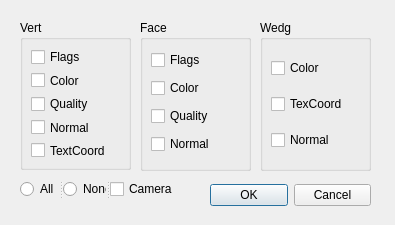
<ui version="4.0" >
 <author></author>
 <comment></comment>
 <exportmacro></exportmacro>
 <class>ChangeMaskDialog</class>
 <widget class="QDialog" name="ChangeMaskDialog" >
  <property name="geometry" >
   <rect>
    <x>0</x>
    <y>0</y>
    <width>395</width>
    <height>225</height>
   </rect>
  </property>
  <property name="windowTitle" >
   <string>Import options</string>
  </property>
  <widget class="QWidget" name="layoutWidget" >
   <property name="geometry" >
    <rect>
     <x>210</x>
     <y>180</y>
     <width>161</width>
     <height>31</height>
    </rect>
   </property>
   <layout class="QHBoxLayout" >
    <property name="margin" >
     <number>0</number>
    </property>
    <property name="spacing" >
     <number>6</number>
    </property>
    <item>
     <widget class="QPushButton" name="okButton" >
      <property name="text" >
       <string>OK</string>
      </property>
     </widget>
    </item>
    <item>
     <widget class="QPushButton" name="cancelButton" >
      <property name="text" >
       <string>Cancel</string>
      </property>
     </widget>
    </item>
   </layout>
  </widget>
  <widget class="QWidget" name="layoutWidget_3" >
   <property name="geometry" >
    <rect>
     <x>20</x>
     <y>180</y>
     <width>162</width>
     <height>20</height>
    </rect>
   </property>
  </widget>
  <widget class="QSplitter" name="splitter" >
   <property name="geometry" >
    <rect>
     <x>20</x>
     <y>180</y>
     <width>158</width>
     <height>18</height>
    </rect>
   </property>
   <property name="orientation" >
    <enum>Qt::Horizontal</enum>
   </property>
   <layout class="QHBoxLayout" >
    <property name="margin" >
     <number>8</number>
    </property>
    <property name="spacing" >
     <number>6</number>
    </property>
   </layout>
   <widget class="QSplitter" name="splitter_2" >
    <property name="orientation" >
     <enum>Qt::Horizontal</enum>
    </property>
    <layout class="QHBoxLayout" >
     <property name="margin" >
      <number>8</number>
     </property>
     <property name="spacing" >
      <number>6</number>
     </property>
    </layout>
    <widget class="QRadioButton" name="AllButton" >
     <property name="text" >
      <string>All</string>
     </property>
    </widget>
    <widget class="QRadioButton" name="NoneButton" >
     <property name="text" >
      <string>None</string>
     </property>
    </widget>
   </widget>
   <widget class="QCheckBox" name="check_iom_camera" >
    <property name="text" >
     <string>Camera</string>
    </property>
    <property name="checkable" >
     <bool>true</bool>
    </property>
   </widget>
  </widget>
  <widget class="QGroupBox" name="groupBox" >
   <property name="geometry" >
    <rect>
     <x>20</x>
     <y>20</y>
     <width>111</width>
     <height>150</height>
    </rect>
   </property>
   <property name="title" >
    <string>Vert</string>
   </property>
   <layout class="QVBoxLayout" >
    <property name="margin" >
     <number>8</number>
    </property>
    <property name="spacing" >
     <number>6</number>
    </property>
    <item>
     <widget class="QCheckBox" name="check_iom_vertflags" >
      <property name="text" >
       <string>Flags</string>
      </property>
     </widget>
    </item>
    <item>
     <widget class="QCheckBox" name="check_iom_vertcolor" >
      <property name="text" >
       <string>Color</string>
      </property>
     </widget>
    </item>
    <item>
     <widget class="QCheckBox" name="check_iom_vertquality" >
      <property name="text" >
       <string>Quality</string>
      </property>
     </widget>
    </item>
    <item>
     <widget class="QCheckBox" name="check_iom_vertnormal" >
      <property name="text" >
       <string>Normal</string>
      </property>
     </widget>
    </item>
    <item>
     <widget class="QCheckBox" name="check_iom_verttexcoord" >
      <property name="text" >
       <string>TextCoord</string>
      </property>
     </widget>
    </item>
   </layout>
  </widget>
  <widget class="QGroupBox" name="groupBox_3" >
   <property name="geometry" >
    <rect>
     <x>260</x>
     <y>20</y>
     <width>111</width>
     <height>151</height>
    </rect>
   </property>
   <property name="title" >
    <string>Wedg</string>
   </property>
   <layout class="QVBoxLayout" >
    <property name="margin" >
     <number>8</number>
    </property>
    <property name="spacing" >
     <number>6</number>
    </property>
    <item>
     <widget class="QCheckBox" name="check_iom_wedgcolor" >
      <property name="text" >
       <string>Color</string>
      </property>
     </widget>
    </item>
    <item>
     <widget class="QCheckBox" name="check_iom_wedgtexcoord" >
      <property name="text" >
       <string>TexCoord</string>
      </property>
     </widget>
    </item>
    <item>
     <widget class="QCheckBox" name="check_iom_wedgnormal" >
      <property name="text" >
       <string>Normal</string>
      </property>
     </widget>
    </item>
   </layout>
  </widget>
  <widget class="QGroupBox" name="groupBox_2" >
   <property name="geometry" >
    <rect>
     <x>140</x>
     <y>20</y>
     <width>111</width>
     <height>151</height>
    </rect>
   </property>
   <property name="title" >
    <string>Face</string>
   </property>
   <layout class="QVBoxLayout" >
    <property name="margin" >
     <number>8</number>
    </property>
    <property name="spacing" >
     <number>6</number>
    </property>
    <item>
     <widget class="QCheckBox" name="check_iom_faceflags" >
      <property name="text" >
       <string>Flags</string>
      </property>
     </widget>
    </item>
    <item>
     <widget class="QCheckBox" name="check_iom_facecolor" >
      <property name="text" >
       <string>Color</string>
      </property>
     </widget>
    </item>
    <item>
     <widget class="QCheckBox" name="check_iom_facequality" >
      <property name="text" >
       <string>Quality</string>
      </property>
     </widget>
    </item>
    <item>
     <widget class="QCheckBox" name="check_iom_facenormal" >
      <property name="text" >
       <string>Normal</string>
      </property>
     </widget>
    </item>
   </layout>
  </widget>
 </widget>
 <pixmapfunction></pixmapfunction>
 <tabstops>
  <tabstop>check_iom_vertflags</tabstop>
  <tabstop>check_iom_vertcolor</tabstop>
  <tabstop>check_iom_vertquality</tabstop>
  <tabstop>check_iom_vertnormal</tabstop>
  <tabstop>check_iom_verttexcoord</tabstop>
  <tabstop>check_iom_faceflags</tabstop>
  <tabstop>check_iom_facecolor</tabstop>
  <tabstop>check_iom_facequality</tabstop>
  <tabstop>check_iom_facenormal</tabstop>
  <tabstop>check_iom_wedgcolor</tabstop>
  <tabstop>check_iom_wedgtexcoord</tabstop>
  <tabstop>check_iom_wedgnormal</tabstop>
  <tabstop>AllButton</tabstop>
  <tabstop>NoneButton</tabstop>
  <tabstop>check_iom_camera</tabstop>
  <tabstop>okButton</tabstop>
  <tabstop>cancelButton</tabstop>
 </tabstops>
 <resources/>
 <connections>
  <connection>
   <sender>okButton</sender>
   <signal>clicked()</signal>
   <receiver>ChangeMaskDialog</receiver>
   <slot>accept()</slot>
   <hints>
    <hint type="sourcelabel" >
     <x>278</x>
     <y>253</y>
    </hint>
    <hint type="destinationlabel" >
     <x>96</x>
     <y>254</y>
    </hint>
   </hints>
  </connection>
  <connection>
   <sender>cancelButton</sender>
   <signal>clicked()</signal>
   <receiver>ChangeMaskDialog</receiver>
   <slot>reject()</slot>
   <hints>
    <hint type="sourcelabel" >
     <x>369</x>
     <y>253</y>
    </hint>
    <hint type="destinationlabel" >
     <x>179</x>
     <y>282</y>
    </hint>
   </hints>
  </connection>
 </connections>
</ui>
